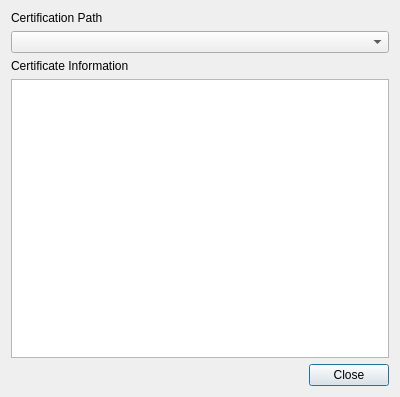
<?xml version="1.0" encoding="UTF-8"?>
<ui version="4.0">
 <class>CertificateInfo</class>
 <widget class="QDialog" name="CertificateInfo">
  <property name="geometry">
   <rect>
    <x>0</x>
    <y>0</y>
    <width>400</width>
    <height>397</height>
   </rect>
  </property>
  <property name="windowTitle">
   <string>Display Certificate Information</string>
  </property>
  <layout class="QVBoxLayout">
   <property name="sizeConstraint">
    <enum>QLayout::SetDefaultConstraint</enum>
   </property>
   <item>
    <widget class="QLabel" name="label">
     <property name="text">
      <string>Certification Path</string>
     </property>
    </widget>
   </item>
   <item>
    <widget class="QComboBox" name="certificationPathView">
     <property name="minimumContentsLength">
      <number>3</number>
     </property>
    </widget>
   </item>
   <item>
    <widget class="QLabel" name="label_2">
     <property name="text">
      <string>Certificate Information</string>
     </property>
    </widget>
   </item>
   <item>
    <widget class="QListWidget" name="certificateInfoView">
     <property name="font">
      <font>
       <pointsize>8</pointsize>
      </font>
     </property>
     <property name="wordWrap">
      <bool>true</bool>
     </property>
    </widget>
   </item>
   <item>
    <layout class="QHBoxLayout">
     <property name="sizeConstraint">
      <enum>QLayout::SetDefaultConstraint</enum>
     </property>
     <item>
      <spacer>
       <property name="orientation">
        <enum>Qt::Horizontal</enum>
       </property>
       <property name="sizeHint" stdset="0">
        <size>
         <width>40</width>
         <height>20</height>
        </size>
       </property>
      </spacer>
     </item>
     <item>
      <widget class="QDialogButtonBox" name="buttonBox">
       <property name="standardButtons">
        <set>QDialogButtonBox::Close</set>
       </property>
      </widget>
     </item>
    </layout>
   </item>
  </layout>
 </widget>
 <resources/>
 <connections>
  <connection>
   <sender>buttonBox</sender>
   <signal>clicked(QAbstractButton*)</signal>
   <receiver>CertificateInfo</receiver>
   <slot>accept()</slot>
   <hints>
    <hint type="sourcelabel">
     <x>343</x>
     <y>374</y>
    </hint>
    <hint type="destinationlabel">
     <x>352</x>
     <y>422</y>
    </hint>
   </hints>
  </connection>
 </connections>
</ui>
